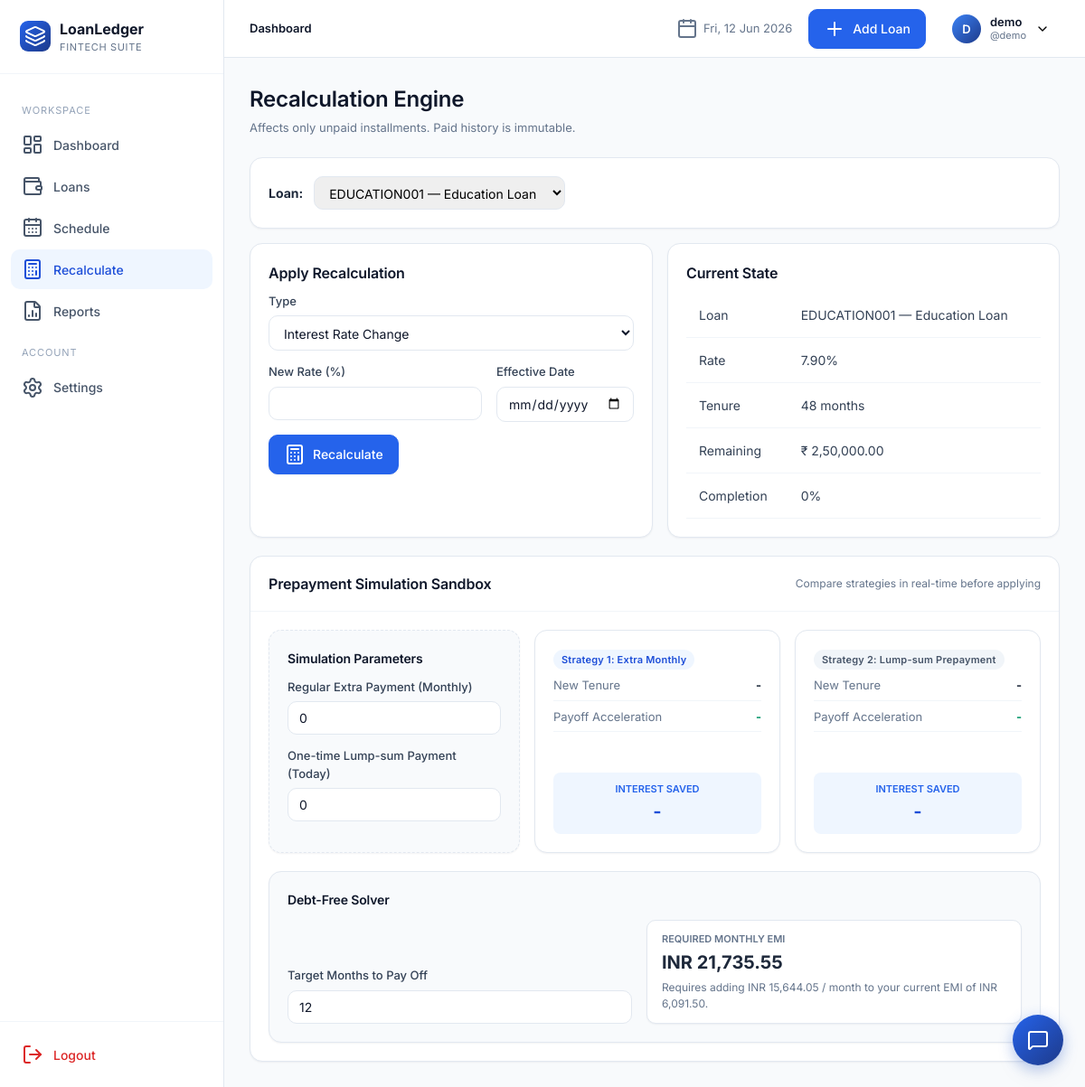
Before: /recalculate/ (signed in) with the older database file.
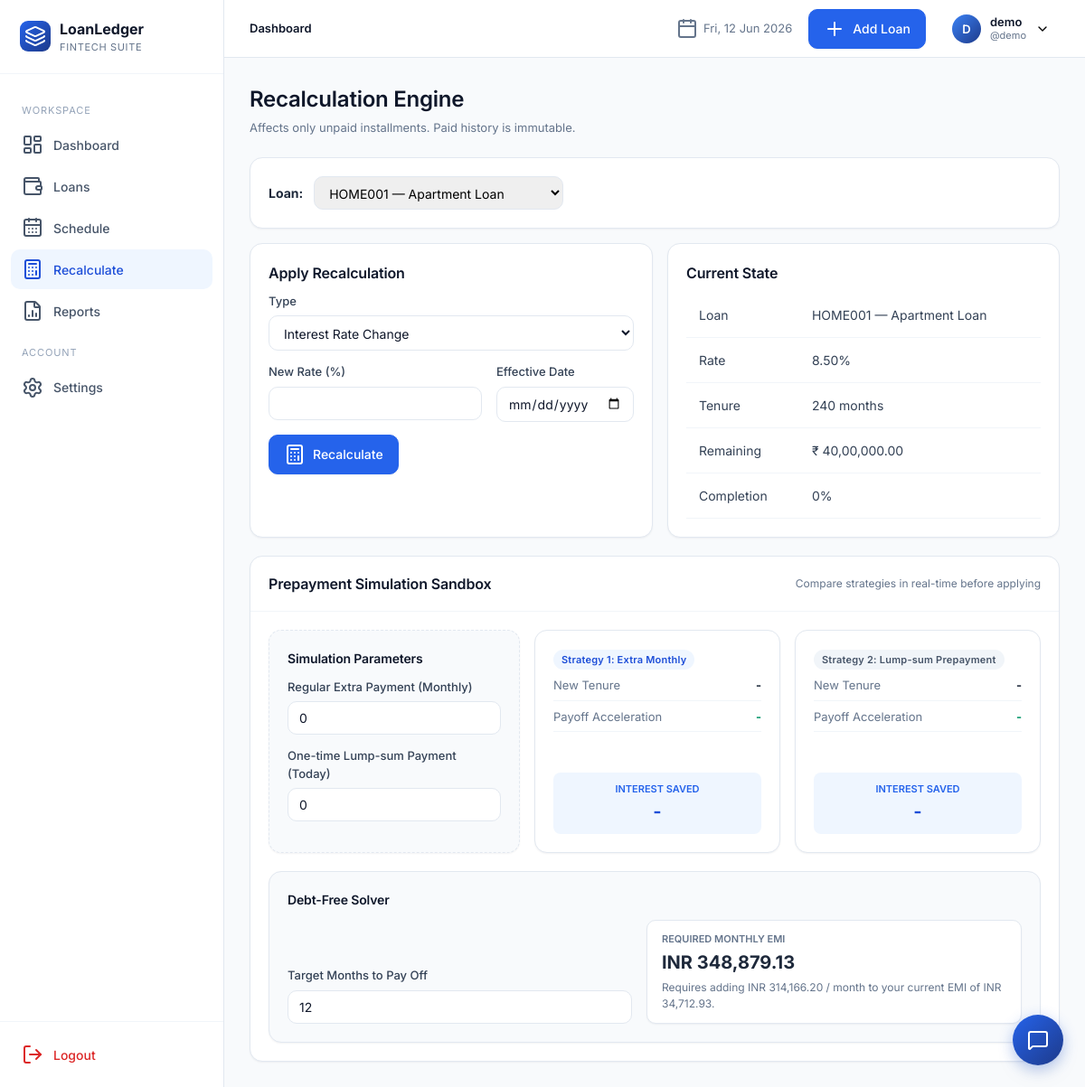
After: the same page with the newer database file.
### app/models.py (models this page shows, shortened)
class Loan(db.Model):
    __tablename__ = "loans"
    id = db.Column(db.Integer, primary_key=True)
    user_id = db.Column(db.Integer, db.ForeignKey("users.id"), nullable=False, index=True)
    loan_id = db.Column(db.String(40), nullable=False, index=True)  # manual unique per user
    loan_name = db.Column(db.String(120), nullable=False)
    loan_category = db.Column(db.String(50), nullable=False, default="Personal")
    bank_name = db.Column(db.String(120), nullable=False)
    loan_amount = db.Column(db.Float, nullable=False)
    interest_rate = db.Column(db.Float, nullable=False)  # annual %
    down_payment = db.Column(db.Float, default=0)
    custom_emi = db.Column(db.Float, nullable=True)
    start_date = db.Column(db.Date, nullable=False)
    tenure_months = db.Column(db.Integer, nullable=False)
    loan_status = db.Column(db.String(20), default="Active", index=True)
    remaining_balance = db.Column(db.Float, default=0)
    completion_percentage = db.Column(db.Float, default=0)
    is_archived = db.Column(db.Boolean, default=False, index=True)
    balloon_date = db.Column(db.Date, nullable=True)
    balloon_amount = db.Column(db.Float, nullable=True)
    notes = db.Column(db.Text)
    closed_at = db.Column(db.DateTime, nullable=True)
    final_amount = db.Column(db.Float, nullable=True)
    closure_notes = db.Column(db.Text, nullable=True)
    created_at = db.Column(db.DateTime, default=datetime.utcnow)
    updated_at = db.Column(db.DateTime, default=datetime.utcnow, onupdate=datetime.utcnow)
    schedules = db.relationship("Schedule", backref="loan", lazy="dynamic",
                                cascade="all, delete-orphan", order_by="Schedule.month_index")
    __table_args__ = (db.UniqueConstraint("user_id", "loan_id", name="uq_user_loanid"),)

class User(UserMixin, db.Model):
    __tablename__ = "users"
    id = db.Column(db.Integer, primary_key=True)
    full_name = db.Column(db.String(120), nullable=False)
    username = db.Column(db.String(64), unique=True, nullable=False, index=True)
    email = db.Column(db.String(160), unique=True, nullable=False, index=True)
    password_hash = db.Column(db.String(256), nullable=False)
    preferred_currency = db.Column(db.String(8), default="INR")
    preferred_date_format = db.Column(db.String(20), default="%d %b %Y")
    created_at = db.Column(db.DateTime, default=datetime.utcnow)
    loans = db.relationship("Loan", backref="owner", lazy="dynamic", cascade="all, delete-orphan")

### app/blueprints/recalculate.py (the view, shortened to what this page needs)
@recalc_bp.route("/", methods=["GET", "POST"])
@login_required
def index():
    loans = current_user.loans.filter_by(is_archived=False).all()
    selected_id = request.args.get("loan_pk", type=int)
    loan = _get_loan(selected_id) if selected_id else (loans[0] if loans else None)
    unpaid_interest = 0.0
    unpaid_tenure = 0
    standard_emi = 0.0
    target_months = 12
    if loan:
        unpaid_schedules = [s for s in loan.schedules if s.payment_status != "Paid"]
        unpaid_interest = sum(s.interest for s in unpaid_schedules)
        unpaid_tenure = len(unpaid_schedules)
        target_months = min(12, int(loan.tenure_months))
        if loan.custom_emi:
            standard_emi = loan.custom_emi
        else:
            from app.utils import emi_amount
            principal = float(loan.loan_amount) - float(loan.down_payment or 0)
            standard_emi = emi_amount(principal, loan.interest_rate, loan.tenure_months)
    form = RecalcForm()
    choices = [
        ("RATE", "Interest Rate Change"),
        ("TENURE", "Tenure Change"),
        ("EXTRA", "Extra Monthly Payment"),
    ]
    if loan and loan.balloon_date:
        choices.append(("CLEAR_BALLOON", "Clear Balloon date"))
    form.recalc_type.choices = choices
    simulation = None
    return render_template("recalculate/index.html", loans=loans, loan=loan, form=form, simulation=simulation,
                           unpaid_interest=unpaid_interest, unpaid_tenure=unpaid_tenure, standard_emi=standard_emi, target_months=target_months)

### app/forms.py
class RecalcForm(FlaskForm):
    recalc_type = SelectField("Type", choices=[
        ("RATE", "Interest Rate Change"),
        ("TENURE", "Tenure Change"),
        ("EXTRA", "Extra Monthly Payment"),
        ("CLEAR_BALLOON", "Clear Balloon date"),
    ])
    new_rate = FloatField("New Rate (%)", validators=[Optional(), NumberRange(min=0, max=100)])
    new_tenure = IntegerField("New Tenure (months)", validators=[Optional(), NumberRange(min=1, max=600)])
    extra_amount = FloatField("Extra Amount", validators=[Optional(), NumberRange(min=0)])
    effective_date = DateField("Effective Date", validators=[Optional()])
    submit = SubmitField("Recalculate")

### app/utils.py (called while the page is built)
def emi_amount(principal: float, annual_rate: float, months: int) -> float:
    if months <= 0:
        return 0.0
    r = (annual_rate / 100.0) / 12.0
    if r == 0:
        return round(principal / months, 2)
    emi = principal * r * (1 + r) ** months / ((1 + r) ** months - 1)
    return round(emi, 2)

### app/templates/recalculate/index.html (shortened to what the changed rows need)
{% extends "base.html" %}
{% block content %}
<div class="page-header"><div class="title-block"><h1>Recalculation Engine</h1><div class="sub">Affects only unpaid installments. Paid history is immutable.</div></div>
</div>
{% if not loans %}
<div class="card pad empty"><i data-lucide="calculator"></i><h3>Add a loan first</h3></div>
{% else %}
<div class="card" style="margin-bottom:16px"><div class="card-body" style="display:flex;align-items:center;gap:12px;flex-wrap:wrap">
  <strong>Loan:</strong>
  <select onchange="location.href=this.value" style="padding:8px 12px;border:1px solid var(--slate-200);border-radius:10px">
    {% for l in loans %}
      <option value="{{ url_for('recalc.index') }}?loan_pk={{ l.id }}" {% if loan and l.id==loan.id %}selected{% endif %}>{{ l.loan_id }} — {{ l.loan_name }}</option>
    {% endfor %}
  </select>
</div></div>
{% if loan %}
<div class="grid grid-2">
  <div class="card pad">
    <h3 style="margin-bottom:10px">Apply Recalculation</h3>
    <form method="post" action="{{ url_for('recalc.index') }}?loan_pk={{ loan.id }}">
      <div class="form-row"><label>Type</label>{{ form.recalc_type() }}</div>
      <div class="form-grid">
        <div class="form-row"><label>New Rate (%)</label>{{ form.new_rate() }}</div>
        <div class="form-row"><label>Effective Date</label>{{ form.effective_date() }}</div>
      </div>
      <button class="btn" type="submit"><i data-lucide="calculator"></i> Recalculate</button>
    </form>
  </div>
  <div class="card pad">
    <h3 style="margin-bottom:10px">Current State</h3>
    <table class="tbl">
      <tr><td>Loan</td><td>{{ loan.loan_id }} — {{ loan.loan_name }}</td></tr>
      <tr><td>Rate</td><td>{{ '%.2f'|format(loan.interest_rate) }}%</td></tr>
      <tr><td>Tenure</td><td>{{ loan.tenure_months }} months</td></tr>
      <tr><td>Remaining</td><td>{{ loan.remaining_balance|money }}</td></tr>
      <tr><td>Completion</td><td>{{ '%.0f'|format(loan.completion_percentage) }}%</td></tr>
    </table>
  </div>
</div>
<div class="card" style="margin-top: 20px;">
  <div class="card-header">
    <h3>Prepayment Simulation Sandbox</h3>
    <span style="font-size:12px;color:var(--slate-500)">Compare strategies in real-time before applying</span>
  </div>
  <div class="card-body">
    <div class="grid grid-3" style="margin-bottom: 20px;">
      <div class="card pad" style="border-style: dashed; background: var(--slate-50);">
        <h4 style="margin-bottom: 12px;">Simulation Parameters</h4>
        <div class="form-row">
          <label>Regular Extra Payment (Monthly)</label>
          <input type="number" id="sandboxExtra" placeholder="e.g. 5000" min="0" value="0">
        </div>
        <div class="form-row">
          <label>One-time Lump-sum Payment (Today)</label>
          <input type="number" id="sandboxLumpsum" placeholder="e.g. 50000" min="0" value="0">
        </div>
      </div>
      <div class="card pad" id="optionExtraCard" style="display:flex; flex-direction:column; justify-content:space-between;">
        <div>
          <span class="badge Active" style="margin-bottom:8px;">Strategy 1: Extra Monthly</span>
          <div style="display:flex; justify-content:space-between; margin-bottom:8px; font-size:13px; border-bottom:1px solid var(--slate-100); padding-bottom:6px;">
            <span style="color:var(--slate-500);">New Tenure</span>
            <strong id="optExtraTenure" style="color:var(--slate-800);">-</strong>
          </div>
          <div style="display:flex; justify-content:space-between; margin-bottom:8px; font-size:13px; border-bottom:1px solid var(--slate-100); padding-bottom:6px;">
            <span style="color:var(--slate-500);">Payoff Acceleration</span>
            <strong id="optExtraSavedMonths" style="color:var(--emerald-600);">-</strong>
          </div>
        </div>
        <div style="background:var(--blue-50); border-radius:8px; padding:10px 14px; text-align:center; margin-top:8px;">
          <div style="font-size:11px; text-transform:uppercase; color:var(--blue-600); font-weight:600;">Interest Saved</div>
          <div id="optExtraSavings" style="font-size:20px; font-weight:700; color:var(--blue-700); margin-top:2px;">-</div>
        </div>
      </div>
      <div class="card pad" id="optionLumpsumCard" style="display:flex; flex-direction:column; justify-content:space-between;">
        <div>
          <span class="badge Pending" style="margin-bottom:8px;">Strategy 2: Lump-sum Prepayment</span>
          <div style="display:flex; justify-content:space-between; margin-bottom:8px; font-size:13px; border-bottom:1px solid var(--slate-100); padding-bottom:6px;">
            <span style="color:var(--slate-500);">New Tenure</span>
            <strong id="optLumpsumTenure" style="color:var(--slate-800);">-</strong>
          </div>
          <div style="display:flex; justify-content:space-between; margin-bottom:8px; font-size:13px; border-bottom:1px solid var(--slate-100); padding-bottom:6px;">
            <span style="color:var(--slate-500);">Payoff Acceleration</span>
            <strong id="optLumpsumSavedMonths" style="color:var(--emerald-600);">-</strong>
          </div>
        </div>
        <div style="background:var(--blue-50); border-radius:8px; padding:10px 14px; text-align:center; margin-top:8px;">
          <div style="font-size:11px; text-transform:uppercase; color:var(--blue-600); font-weight:600;">Interest Saved</div>
          <div id="optLumpsumSavings" style="font-size:20px; font-weight:700; color:var(--blue-700); margin-top:2px;">-</div>
        </div>
      </div>
    </div>
    <div class="card pad" style="background:var(--slate-50); border-color:var(--slate-200);">
      <h4 style="margin-bottom:12px;">Debt-Free Solver</h4>
      <div style="display:flex; gap:16px; align-items:flex-end; flex-wrap:wrap;">
        <div class="form-row" style="margin-bottom:0; flex:1; min-width:200px;">
          <label>Target Months to Pay Off</label>
          <input type="number" id="solverTargetMonths" placeholder="e.g. 24" min="1" value="{{ target_months|int }}">
        </div>
        <div style="flex:1; min-width:260px; background:#fff; border:1px solid var(--slate-200); border-radius:10px; padding:12px 16px; box-shadow:var(--shadow-sm);">
          <div style="font-size:11px; text-transform:uppercase; color:var(--slate-500); font-weight:600;">Required Monthly EMI</div>
          <div id="solverRequiredEmi" style="font-size:20px; font-weight:700; color:var(--slate-850); margin-top:2px;">-</div>
          <div id="solverExtraDetails" style="font-size:12px; color:var(--slate-500); margin-top:4px;">Enter a target month value to solve</div>
        </div>
      </div>
    </div>
  </div>
</div>
{% endif %}
{% endif %}
{% endblock %}

Changed rows visible on the page:
changed Loan: loan_id "EDUCATION001" → "HOME001"; loan_name "Education Loan" → "Apartment Loan"; interest_rate "7.90" → "8.50"; tenure_months "48" → "240"; remaining_balance "₹ 2,50,000.00" → "₹ 40,00,000.00"
Other visible differences:
form field value: "EDUCATION001 — Education Loan" → "HOME001 — Apartment Loan"
text written by a page script: "INR 21,735.55" → "INR 348,879.13"
text written by a page script: "Requires adding INR 15,644.05 / month to your current EMI of INR 6,091.50." → "Requires adding INR 314,166.20 / month to your current EMI of INR 34,712.93."
